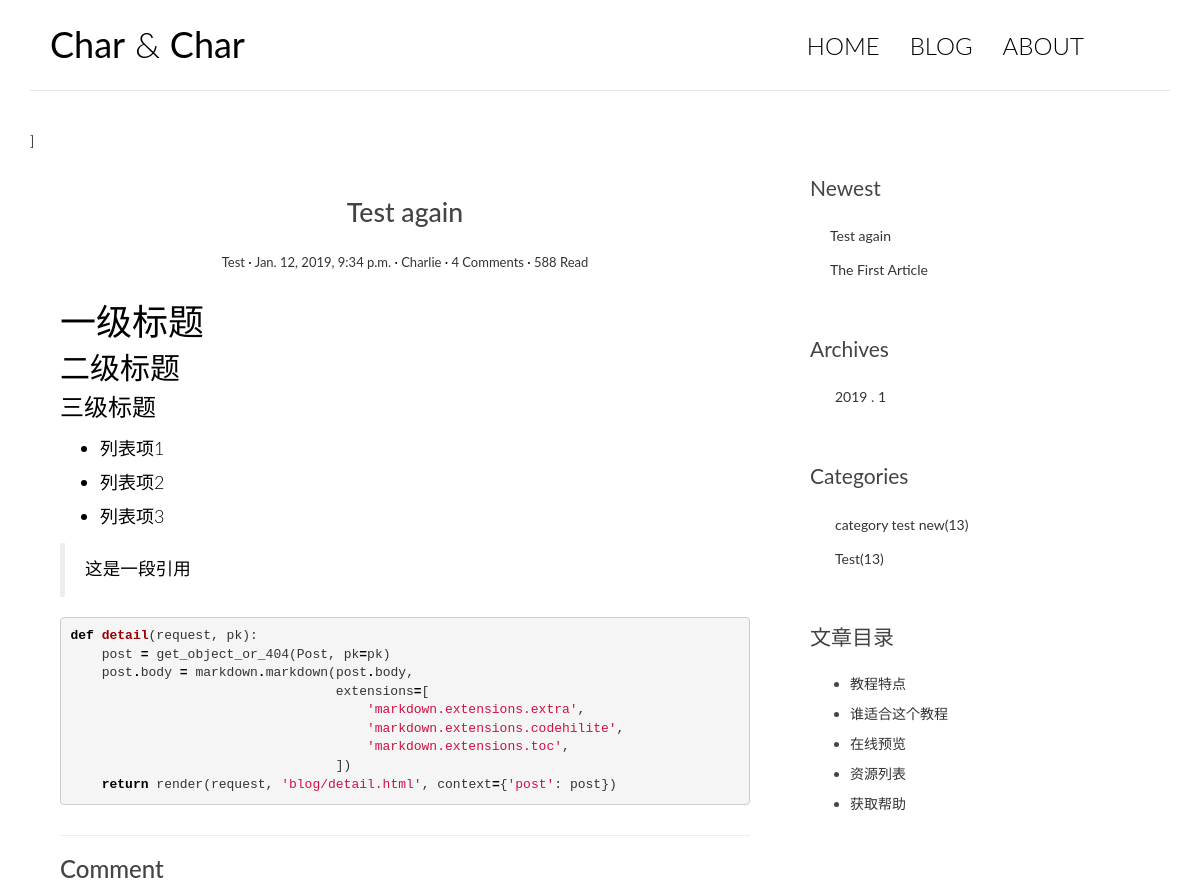
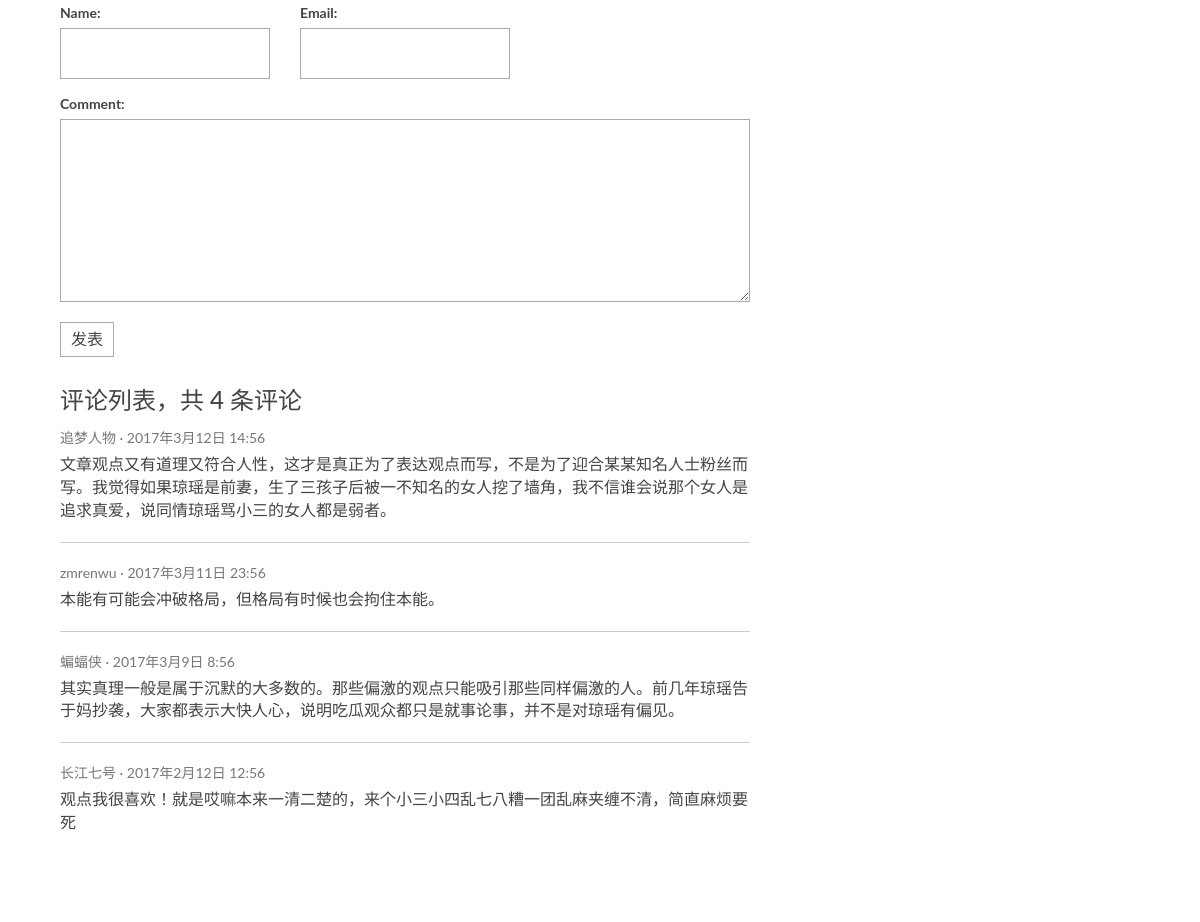
The app's page /post/4/ with its own data (2 pictures, top to bottom).
### blog/models.py (models this page shows, shortened)
class Post(models.Model):
    title = models.CharField(max_length=70)
    body = models.TextField()
    created_time = models.DateTimeField()
    modified_time = models.DateTimeField()
    abstract = models.CharField(max_length=200, blank = True)
    category = models.ForeignKey('Category', on_delete=models.CASCADE)
    tags = models.ManyToManyField(Tag, blank = True)
    author = models.ForeignKey(User, on_delete=models.CASCADE)
    def get_absolute_url(self):
        return reverse('blog:detail', kwargs={'pk':self.pk})

class Category(models.Model):
    name = models.CharField(max_length=100)

### blog/views.py (the view)
# urls.py: path('post/<int:pk>/', views.detail, name='detail'),
def detail(request, pk):
    post = get_object_or_404(Post, pk=pk)
    post.body = markdown.markdown(post.body,
                                    extensions=[
                                        'markdown.extensions.extra',
                                        'markdown.extensions.codehilite',
                                        'markdown.extensions.toc'
                                    ])
    return render(request, 'blog/detail.html', context={'post':post})

### blog/templatetags/blog_tags.py (called while the page is built)
@register.simple_tag
def get_recent_posts(num=5):
    return Post.objects.all().order_by('-created_time')[:num]

@register.simple_tag
def archives():
    return Post.objects.dates('created_time', 'month', order='DESC')

@register.simple_tag
def get_categories():
    return Category.objects.all()

### blog/templates/blog/detail.html (shortened to what this page needs)
{% extends 'base.html' %}
            {% block main %}
                <article class="post post-{{ post.pk }}">
                    <header class="entry-header">
                        <h1 class="entry-title">{{ post.title }}</h1>
                        <div class="entry-meta">
                            <span class="post-category"><a href="#">{{ post.category.name }}</a></span>
                            <span class="post-date"><a href="#"><time class="entry-date"
                                                                      datetime="{{ post.created_time }}">{{ post.created_time }}</time></a></span>
                            <span class="post-author"><a href="#">{{ post.author }}</a></span>
                            <span class="comments-link"><a href="#">4 Comments</a></span>
                            <span class="views-count"><a href="#">588 Read</a></span>
                        </div>
                    </header>
                    <div class="entry-content clearfix">
                        {{ post.body|safe }}
                    </div>
                </article>
                <section class="comment-area" id="comment-area">
                    <hr>
                    <h3>Comment</h3>
                    <form action="#" method="post" class="comment-form">
                        <div class="row">
                            <div class="col-md-4">
                                <label for="id_name">Name:</label>
                                <input type="text" id="id_name" name="name" required>
                            </div>
                            <div class="col-md-4">
                                <label for="id_email">Email:</label>
                                <input type="email" id="id_email" name="email" required>
                            </div>
                            <div class="col-md-12">
                                <label for="id_comment">Comment:</label>
                                <textarea name="comment" id="id_comment" required></textarea>
                                <button type="submit" class="comment-btn">发表</button>
                            </div>
                        </div>
                    </form>
                    <div class="comment-list-panel">
                        <h3>评论列表，共 <span>4</span> 条评论</h3>
                        <ul class="comment-list list-unstyled">
                            <li class="comment-item">
                                <span class="nickname">追梦人物</span>
                                <time class="submit-date" datetime="2012-11-09T23:15:57+00:00">2017年3月12日 14:56</time>
                                <div class="text">
                                    文章观点又有道理又符合人性，这才是真正为了表达观点而写，不是为了迎合某某知名人士粉丝而写。我觉得如果琼瑶是前妻，生了三孩子后被一不知名的女人挖了墙角，我不信谁会说那个女人是追求真爱，说同情琼瑶骂小三的女人都是弱者。
                                </div>
                            </li>
                            <li class="comment-item">
                                <span class="nickname">zmrenwu</span>
                                <time class="submit-date" datetime="2012-11-09T23:15:57+00:00">2017年3月11日 23:56</time>
                                <div class="text">
                                    本能有可能会冲破格局，但格局有时候也会拘住本能。
                                </div>
                            </li>
                            <li class="comment-item">
                                <span class="nickname">蝙蝠侠</span>
                                <time class="submit-date" datetime="2012-11-09T23:15:57+00:00">2017年3月9日 8:56</time>
                                <div class="text">
                                    其实真理一般是属于沉默的大多数的。那些偏激的观点只能吸引那些同样偏激的人。前几年琼瑶告于妈抄袭，大家都表示大快人心，说明吃瓜观众都只是就事论事，并不是对琼瑶有偏见。
                                </div>
                            </li>
                            <li class="comment-item">
                                <span class="nickname">长江七号</span>
                                <time class="submit-date" datetime="2012-11-09T23:15:57+00:00">2017年2月12日 12:56</time>
                                <div class="text">
                                    观点我很喜欢！就是哎嘛本来一清二楚的，来个小三小四乱七八糟一团乱麻夹缠不清，简直麻烦要死
                                </div>
                            </li>
                        </ul>
                    </div>
                </section>
            {% endblock main %}
            {% block toc %}
                <div class="widget widget-content">
                    <h3 class="widget-title">文章目录</h3>
                    <ul>
                        <li>
                            <a href="#">教程特点</a>
                        </li>
                        <li>
                            <a href="#">谁适合这个教程</a>
                        </li>
                        <li>
                            <a href="#">在线预览</a>
                        </li>
                        <li>
                            <a href="#">资源列表</a>
                        </li>
                        <li>
                            <a href="#">获取帮助</a>
                        </li>
                    </ul>
                </div>
            {% endblock toc %}

### blog/templates/base.html (shortened to what this page needs)
{% load staticfiles %}
{% load blog_tags %}
<!DOCTYPE html>
<html>
<head>
    <link rel="stylesheet" href="http://code.ionicframework.com/ionicons/2.0.1/css/ionicons.min.css">
    <link rel="stylesheet" href="{% static 'blog/css/bootstrap.min.css' %}">
    <link rel="stylesheet" href="{% static 'blog/css/pace.css' %}">
    <link rel="stylesheet" href="{% static 'blog/css/custom.css' %}">
    <link rel="stylesheet" href="{% static 'blog/css/highlights/github.css' %}">
</head>
<body>
<div class="container">
    <header id="site-header">
        <div class="row">
            <div class="col-md-4 col-sm-5 col-xs-8">
                <div class="logo">
                    <h1><a href="index.html"><b>Char</b> &amp; <b>Char</b></a></h1>
                </div>
            </div>
            <div class="col-md-8 col-sm-7 col-xs-4">
                <nav class="main-nav" role="navigation">
                    <div class="collapse navbar-collapse" id="bs-example-navbar-collapse-1">
                        <ul class="nav navbar-nav navbar-right">
                            <li class="cl-effect-11"><a href="index.html" data-hover="HOME">HOME</a></li>
                            <li class="cl-effect-11"><a href="full-width.html" data-hover="BLOG">BLOG</a></li>
                            <li class="cl-effect-11"><a href="about.html" data-hover="ABOUT">ABOUT</a></li>
                        </ul>
                    </div>
                </nav>
            </div>
        </div>
    </header>
</div>
<div class="content-body">
    <div class="container">
        <div class="row">
            <main class="col-md-8">]
                {% block main %}
                {% endblock main %}
            </main>
            <aside class="col-md-4">
                    <div class="widget widget-recent-posts">
                        <h3 class="widget-title">Newest</h3>
                        {% get_recent_posts as recent_post_list %}
                        <ul>
                            {% for post in recent_post_list %}
                            <li>
                                <a href="{{ post.get_absolute_url }}">{{ post.title }}</a>
                            </li>
                            {% empty %}
                            NULL
                            {% endfor %}
                        </ul>
                    </div>
                    <div class="widget widget-archives">
                        <h3 class="widget-title">Archives</h3>
                        {% archives as archive_list %}
                        <ul>
                            {% for a in archive_list %}
                            <li>
                                <a href="#">{{ a.year }} . {{ a.month }} </a>
                            </li>
                            {% empty %}
                            NULL
                            {% endfor %}
                        </ul>
                    </div>
                    <div class="widget widget-category">
                        <h3 class="widget-title">Categories</h3>
                        {% get_categories as category_list %}
                        <ul>
                            {% for c in category_list %}
                            <li>
                                <a href="#">{{ c.name }}<span class="post-count">(13)</span></a>
                            </li>
                            {% empty %}
                            NULL
                            {% endfor %}
                        </ul>
                    </div>
                {% block toc %}
                {% endblock toc %}
            </aside>
        </div>
    </div>
</div>
<footer id="site-footer">
    <div class="container">
        <div class="row">
            <div class="col-md-12">
            </div>
        </div>
    </div>
</footer>
</body>
</html>

### blog/static/blog/css/custom.css (style rules this page uses)
* { outline: none; }
h1, h2, h3, h4, h5, h6 { margin-top: 0; }
b { font-weight: 400; }
a { color: #333; }
body { color: #444; font-family: 'Lato', sans-serif; }
p { font-family: 'Ubuntu', sans-serif; font-weight: 400; word-spacing: 1px; letter-spacing: 0.01em; }
#site-header { background-color: #FFF; padding: 25px 20px; margin-bottom: 40px; border-bottom: 1px solid #e7e7e7; }
.logo h1 a { color: #000; }
.logo h1 { margin: 0; font-family: 'Lato', sans-serif; font-weight: 300; }
.main-nav { margin-top: 11px; max-width: 95%; }
.main-nav a { color: #000000 !important; padding: 0 0 5px 0 !important; margin-right: 30px; font-family: 'Lato', sans-serif; font-weight: 300; font-size: 24px; }
.cl-effect-11 a { padding: 10px 0; color: #0972b4; text-shadow: none; }
.cl-effect-11 a::before { position: absolute; top: 0; left: 0; overflow: hidden; padding: 0 0 5px 0 !important; max-width: 0; border-bottom: 1px solid #000; color: #000; content: attr(data-hover); white-space: nowrap; -webkit-transition: max-width 0.5s; -moz-transition: max-width 0.5s; transition: max-width 0.5s; }
.content-body { padding-bottom: 4em; }
.post { background: #fff; padding: 30px 30px 0; }
.entry-title { text-align: center; font-size: 1.9em; margin-bottom: 20px; line-height: 1.6; padding: 10px 20px 0; }
.entry-meta { text-align: center; color: #DDDDDD; font-size: 13px; margin-bottom: 30px; }
.entry-content { font-size: 18px; line-height: 1.9; font-weight: 300; color: #000; }
.post-category::after, .post-date::after, .post-author::after, .comments-link::after { content: ' ·'; color: #000; }
.widget { background: #fff; padding: 30px 0 0; }
.widget-title { font-size: 1.5em; margin-bottom: 20px; line-height: 1.6; padding: 10px 0 0; font-weight: 400; }
.widget-recent-posts ul { padding: 0; margin: 0; padding-left: 20px; }
.widget-recent-posts ul li { list-style-type: none; position: relative; line-height: 170%; margin-bottom: 10px; }
.widget-recent-posts ul li::before { content: '\f3d3'; font-family: "Ionicons"; position: absolute; left: -17px; top: 3px; font-size: 16px; color: #000; }
.widget-archives ul { padding: 0; margin: 0; padding-left: 25px; }
.widget-archives ul li { list-style-type: none; position: relative; line-height: 170%; margin-bottom: 10px; }
.widget-archives ul li::before { content: '\f3f3'; font-family: "Ionicons"; position: absolute; left: -25px; top: 1px; font-size: 16px; color: #000; }
.widget-category ul { padding: 0; margin: 0; padding-left: 25px; }
.widget-category ul li { list-style-type: none; position: relative; line-height: 170%; margin-bottom: 10px; }
.widget-category ul li::before { content: '\f3fe'; font-family: "Ionicons"; position: absolute; left: -25px; top: 1px; font-size: 18px; color: #000; }
.widget-content ul li { margin-bottom: 10px; }
#site-footer { padding-top: 10px; padding: 0 0 1.5em 0; }
.contact-form input, .comment-form input { border: 1px solid #aaa; margin-bottom: 15px; width: 100%; padding: 15px 15px; font-size: 16px; line-height: 100%; transition: 0.4s border-color linear; }
.contact-form textarea, .comment-form textarea { border: 1px solid #aaa; margin-bottom: 15px; width: 100%; padding: 15px 15px; font-size: 16px; line-height: 20px !important; min-height: 183px; transition: 0.4s border-color linear; }
.comment-area { padding: 0 30px 0; }
.comment-form { margin-top: 15px; }
.comment-form .comment-btn { background-color: #fff; border: 1px solid #aaa; font-size: 16px; padding: 5px 10px; }
.comment-list-panel { margin-top: 30px; }
.comment-list { margin-top: 15px; }
.comment-item:not(:last-child) { border-bottom: 1px #ccc solid; margin-bottom: 20px; padding-bottom: 20px; }
.comment-item .nickname, .comment-item .submit-date { color: #777; font-size: 14px; }
.comment-item .nickname:after { content: ' ·'; }
.comment-item .text { padding-top: 5px; font-size: 16px; }

### blog/static/blog/css/highlights/github.css (style rules this page uses)
.codehilite .k { color: #000000; font-weight: bold }
.codehilite .o { color: #000000; font-weight: bold }
.codehilite .nf { color: #990000; font-weight: bold }
.codehilite .w { color: #bbbbbb }
.codehilite .s1 { color: #d01040 }

### records on screen
Post: title "Test again", category.name "Test", created_time "Jan. 12, 2019, 9:34 p.m.", author "Charlie", body "一级标题 二级标题 三级标题 列表项1 列表项2 列表项3 这是一段引用 def detail ( request , pk ): post = get_object_or_404 ( Post , pk = pk ) post . body = markdown . markdown ( post . body , extensions = [ 'markdown.extensions.extra' , 'markdown.extensions.codehilite' , 'markdown.extensions.toc' , ]) return render ( request , 'blog/detail.html' , context = { 'post' : post })"
Post: title "The First Article"
Category: name "category test new"
Category: name "Test"

### other values on screen
{{ a.year }} "2019"
{{ a.month }} "1"
